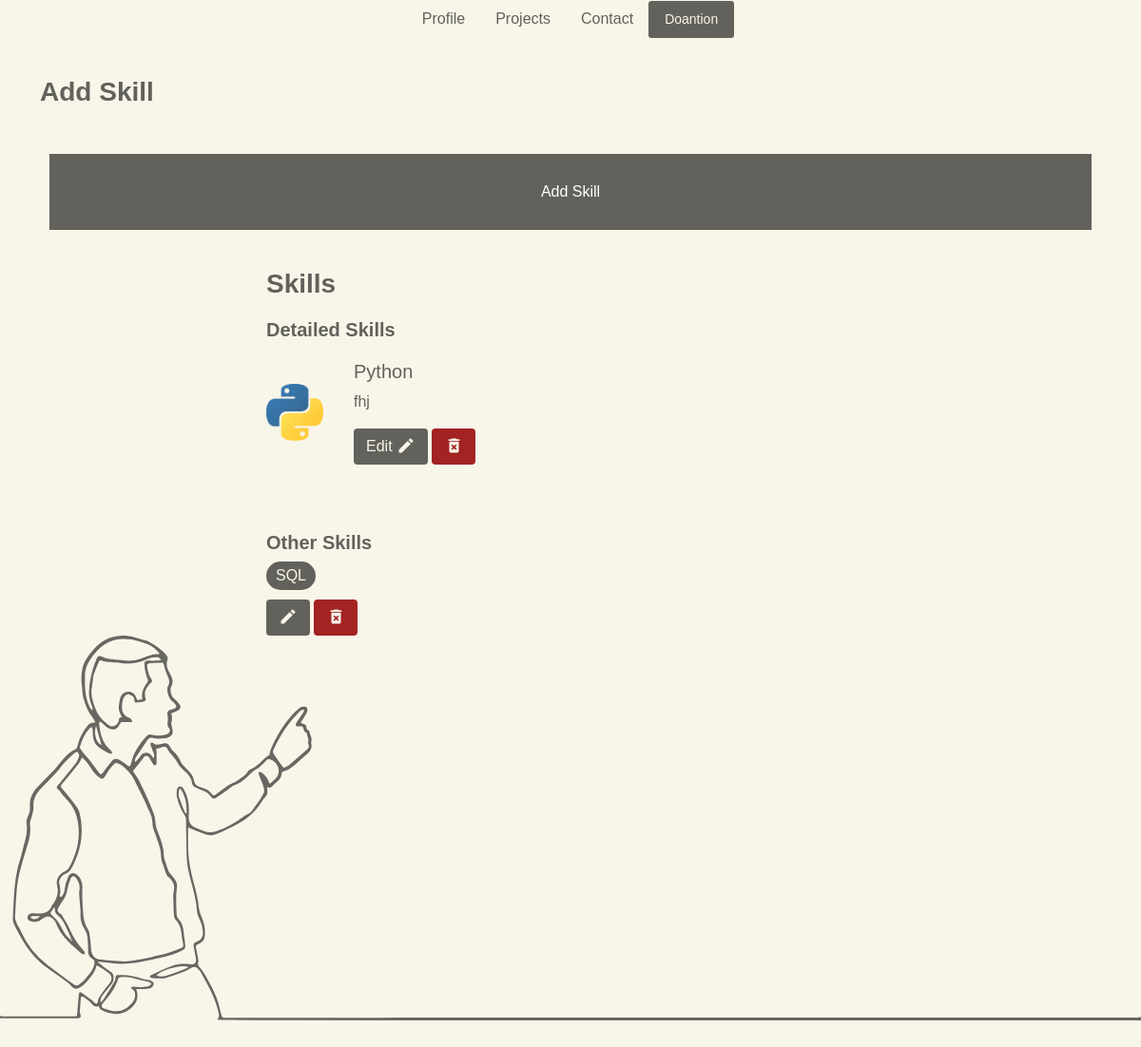
The app's page /skill-management/ with its own data.
### matthewsportfolio/models.py (models this page shows, shortened)
class Skill(models.Model):
    id = models.UUIDField(default=uuid.uuid4, unique=True, primary_key=True, editable=False)
    logo = models.ImageField(null=True, blank=True)
    title = models.CharField(max_length=255)
    description = models.TextField(null=True, blank=True)
    created = models.DateTimeField(auto_now_add=True)

### matthewsportfolio/views.py (the view)
# urls.py: path('skill-management/', views.SkillManagementPage, name="skill-management"),
def SkillManagementPage(request):
    detailed_skills = Skill.objects.exclude(description='')
    skills = Skill.objects.filter(description='')
    context = { 'detailed_skills': detailed_skills, 'skills': skills}
    return render(request, 'base/skill_management.html', context)

### matthewsportfolio/templates/base/skill_management.html
{% extends 'base/main.html' %}
{% load static %}
{% block content %}
<section id="skill-management">
    <div class="container pd-top-30">
        <div class="row justify-content-center">
            <h3 class="font-bold">Add Skill</h3>
            <div class="col-12 pd-top-30 text-center">
                <div class="content mg-10 bg-gray pd-20"><a href="{% url 'add-skill' %}" class="nav-link bg-gray">Add Skill</a></div>
            </div>
        </div>
    </div>
</section>
<section id="skills" class="pd-top-30">
    <div class="container">
        <h3 class="font-bold">Skills</h3>
        <div class="skills-container">
            <h5 class="font-bold">Detailed Skills</h5>
            {% for detailed_skill in detailed_skills %}
            <div class="skill-wrapper align-items-center">
                {% if detailed_skill.logo %}
                <img class="skill-logo" src="{{ detailed_skill.logo.url }}">
                {% endif %}
                <div class="skill-content">
                    <h5>{{ detailed_skill.title }}</h5>
                    <p>{{ detailed_skill.description }}</p>
                    <div class="item-modifications">
                        <a href="{% url 'edit-skill' detailed_skill.id %}" class="btn edit-btn">Edit <span class="material-icons">edit</span></a>
                        <a href="{% url 'delete-skill' detailed_skill.id %}" class="btn delete-btn"><span class="material-icons">delete_forever</span></a>
                    </div>
                </div>
            </div>
            {% endfor %}
            <h5 class="pd-top-30 font-bold">Other Skills</h5>
            <div class="other-skills-container">
                {% for skill in skills %}
                <div class="skill-content">
                    <div class="skill-tag">
                        <span>{{ skill.title }}</span>
                    </div>
                    <div class="item-modifications mg-top-10">
                        <a href="{% url 'edit-skill' skill.id %}" class="btn edit-btn"><span class="material-icons">edit</span></a>
                        <a href="{% url 'delete-skill' skill.id %}" class="btn delete-btn"><span class="material-icons">delete_forever</span></a>
                    </div>
                </div>
                {% endfor %}
            </div>
        </div>
    </div>
    <div class="icon"><img src="static/images/man-left-to-right.svg" alt=""></div>
</section>
{% endblock content %}

### static/styles/main.css (style rules this page uses)
body { font-family: 'Menlo', sans-serif !important; color: #62615c !important; background-color: #f8f6e9 !important; padding-bottom: 30px; }
h1, h2, h3, h4, h5, p, a { color: #62615c !important; }
a { text-decoration: none !important; }
.font-bold { font-weight: bold; }
.delete-btn { color: #f8f6e9 !important; background-color: #a32222 !important; }
.btn span { font-size: 20px; vertical-align: sub; }
.edit-btn { color: #f8f6e9 !important; background-color: #62615c !important; }
.pd-20 { padding: 20px; }
.pd-top-30 { padding-top: 30px !important; }
.mg-top-10 { margin-top: 10px; }
.mg-10 { margin: 10px; }
.bg-gray { background-color: #62615c; color: #fff !important; }
@media screen and (min-width: 992px) { #skills .container { padding: 0 250px; } }
.skills-container { padding-top: 12px; }
.skill-wrapper { margin-top: 20px; margin-bottom: 40px; }
@media screen and (min-width: 992px) { .skill-wrapper { display: flex; gap: 2em; } }
.skill-logo { max-width: 60px; max-height: 60px; }
.other-skills-container { display: flex; flex-wrap: wrap; gap: 1em; }
.skill-tag { background-color: #62615c; color: #f8f6e9; width: fit-content; padding: 3px 10px; border-radius: 20px; }
#skills .icon img { width: 100%; }

### records on screen
Skill: logo (picture), title "Python", description "fhj"
Skill: title "SQL"
